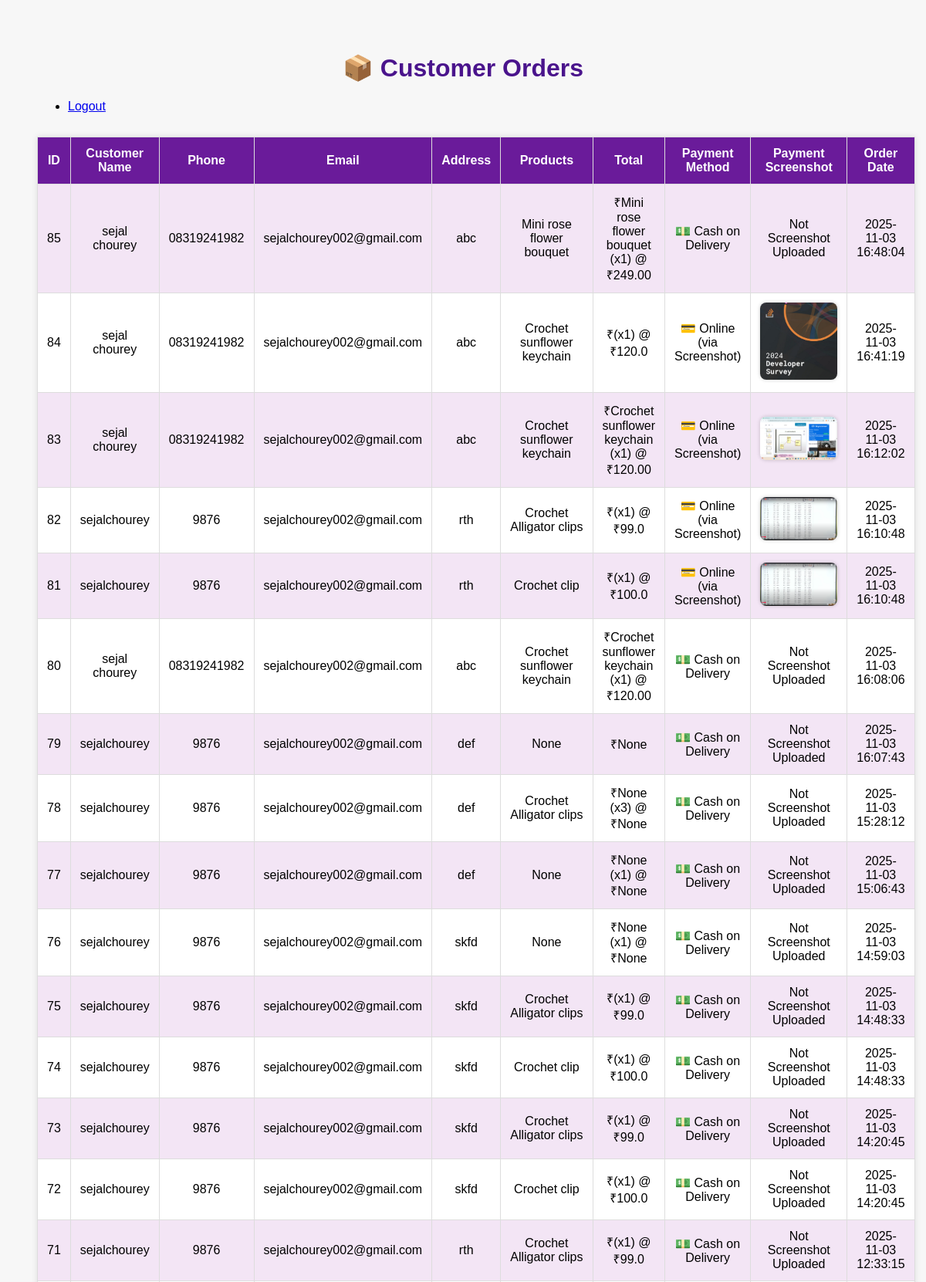
Screenshot of /admin_orders (signed in, upper part) with the database file from the repository.
### tables this page shows
CREATE TABLE orders (
    id INTEGER PRIMARY KEY AUTOINCREMENT,
    name TEXT,
    phone TEXT,
    email TEXT,
    address TEXT,
    products TEXT,
    total TEXT,
    payment_method TEXT,
    payment_screenshot TEXT,
    razorpay_order_id TEXT,
    razorpay_payment_id TEXT,
    razorpay_signature TEXT,
    payment_status TEXT,
    date TEXT
, user_id INTEGER, quantity INTEGER, price_per_unit INTEGER);

### app.py (the view)
@app.route('/admin_orders')
def admin_orders():
    if 'admin' not in session:
        return redirect('/login')
    conn = sqlite3.connect('orders.db')
    c = conn.cursor()
    c.execute("SELECT * FROM orders ORDER BY id DESC")
    orders = c.fetchall()
    conn.close()
    return render_template('admin_orders.html', orders=orders)

### templates/admin_orders.html (shortened to what this page needs)
<!DOCTYPE html>
<html lang="en">
<head>
</head>
<body>
  <h1>📦 Customer Orders</h1>
  <header>
  <nav>
    <ul>
      <li><a href="/logout">Logout</a></li>
    </ul>
  </nav>
</header>
  <table>
    <tr>
      <th>ID</th>
      <th>Customer Name</th>
      <th>Phone</th>
      <th>Email</th>
      <th>Address</th>
      <th>Products</th>
      <th>Total</th>
      <th>Payment Method</th>
      <th>Payment Screenshot</th>
      <th>Order Date</th>
    </tr>
    {% for order in orders %}
    <tr>
      <td>{{ order[0] }}</td>
      <td>{{ order[1] }}</td>
      <td>{{ order[2] }}</td>
      <td>{{ order[3] }}</td>
      <td>{{ order[4] }}</td>
      <td>{{ order[5] }}</td>
      <td>₹{{ order[6] }}</td>
      <td>
  {% if order[7] == "Online Payment" %}
    💳 Online (via Screenshot)
  {% elif order[7] == "Cash on Delivery" %}
    💵 Cash on Delivery
  {% else %}
    {{ order[7] or "N/A" }}
  {% endif %}
</td>
      <td>
        {% if order[8] %}
  <img src="{{ order[8] }}" alt="Payment Screenshot" width="100"
         style="cursor:pointer; border-radius:8px;"
         onclick="openPopup('{{ order[8] }}')">
{% else %}
  <span>Not Screenshot Uploaded</span>
{% endif %}
      </td>
      <td>{{ order[13] or 'N/A' }}</td>
    </tr>
    {% endfor %}
  </table>
</body>
</html>

### templates/admin_orders.html (style rules this page uses)
body { font-family: Arial, sans-serif; background: #f7f7f7; padding: 40px; }
h1 { text-align: center; color: #4a148c; }
table { width: 100%; border-collapse: collapse; margin-top: 30px; background: white; box-shadow: 0 0 8px rgba(0,0,0,0.1); }
th, td { border: 1px solid #ddd; padding: 12px; text-align: center; }
th { background: #6a1b9a; color: white; }
tr:nth-child(even) { background: #f3e5f5; }
img { width: 100px; height: auto; border-radius: 8px; box-shadow: 0 0 5px rgba(0,0,0,0.2); }

### rows the page displays
orders: id "85", name "sejal chourey", phone "08319241982", email "sejalchourey002@gmail.com", address "abc", products "Mini rose flower bouquet", total "Mini rose flower bouquet (x1) @ ₹249.00", payment_method "💵 Cash on Delivery", shows "Not Screenshot Uploaded", date "2025-11-03 16:48:04"
orders: id "84", name "sejal chourey", phone "08319241982", email "sejalchourey002@gmail.com", address "abc", products "Crochet sunflower keychain", total "(x1) @ ₹120.0", payment_method "💳 Online (via Screenshot)", payment_screenshot (picture), date "2025-11-03 16:41:19"
orders: id "83", name "sejal chourey", phone "08319241982", email "sejalchourey002@gmail.com", address "abc", products "Crochet sunflower keychain", total "Crochet sunflower keychain (x1) @ ₹120.00", payment_method "💳 Online (via Screenshot)", payment_screenshot (picture), date "2025-11-03 16:12:02"
orders: id "82", name "sejalchourey", phone "9876", email "sejalchourey002@gmail.com", address "rth", products "Crochet Alligator clips", total "(x1) @ ₹99.0", payment_method "💳 Online (via Screenshot)", payment_screenshot (picture), date "2025-11-03 16:10:48"
orders: id "81", name "sejalchourey", phone "9876", email "sejalchourey002@gmail.com", address "rth", products "Crochet clip", total "(x1) @ ₹100.0", payment_method "💳 Online (via Screenshot)", payment_screenshot (picture), date "2025-11-03 16:10:48"
orders: id "80", name "sejal chourey", phone "08319241982", email "sejalchourey002@gmail.com", address "abc", products "Crochet sunflower keychain", total "Crochet sunflower keychain (x1) @ ₹120.00", payment_method "💵 Cash on Delivery", shows "Not Screenshot Uploaded", date "2025-11-03 16:08:06"
orders: id "79", name "sejalchourey", phone "9876", email "sejalchourey002@gmail.com", address "def", order "None", payment_method "💵 Cash on Delivery", shows "Not Screenshot Uploaded", date "2025-11-03 16:07:43"
orders: id "78", name "sejalchourey", phone "9876", email "sejalchourey002@gmail.com", address "def", products "Crochet Alligator clips", total "None (x3) @ ₹None", payment_method "💵 Cash on Delivery", shows "Not Screenshot Uploaded", date "2025-11-03 15:28:12"
orders: id "77", name "sejalchourey", phone "9876", email "sejalchourey002@gmail.com", address "def", order "None", total "None (x1) @ ₹None", payment_method "💵 Cash on Delivery", shows "Not Screenshot Uploaded", date "2025-11-03 15:06:43"
orders: id "76", name "sejalchourey", phone "9876", email "sejalchourey002@gmail.com", address "skfd", order "None", total "None (x1) @ ₹None", payment_method "💵 Cash on Delivery", shows "Not Screenshot Uploaded", date "2025-11-03 14:59:03"
orders: id "75", name "sejalchourey", phone "9876", email "sejalchourey002@gmail.com", address "skfd", products "Crochet Alligator clips", total "(x1) @ ₹99.0", payment_method "💵 Cash on Delivery", shows "Not Screenshot Uploaded", date "2025-11-03 14:48:33"
orders: id "74", name "sejalchourey", phone "9876", email "sejalchourey002@gmail.com", address "skfd", products "Crochet clip", total "(x1) @ ₹100.0", payment_method "💵 Cash on Delivery", shows "Not Screenshot Uploaded", date "2025-11-03 14:48:33"
orders: id "73", name "sejalchourey", phone "9876", email "sejalchourey002@gmail.com", address "skfd", products "Crochet Alligator clips", total "(x1) @ ₹99.0", payment_method "💵 Cash on Delivery", shows "Not Screenshot Uploaded", date "2025-11-03 14:20:45"
orders: id "72", name "sejalchourey", phone "9876", email "sejalchourey002@gmail.com", address "skfd", products "Crochet clip", total "(x1) @ ₹100.0", payment_method "💵 Cash on Delivery", shows "Not Screenshot Uploaded", date "2025-11-03 14:20:45"
orders: id "71", name "sejalchourey", phone "9876", email "sejalchourey002@gmail.com", address "rth", products "Crochet Alligator clips", total "(x1) @ ₹99.0", payment_method "💵 Cash on Delivery", shows "Not Screenshot Uploaded", date "2025-11-03 12:33:15"
